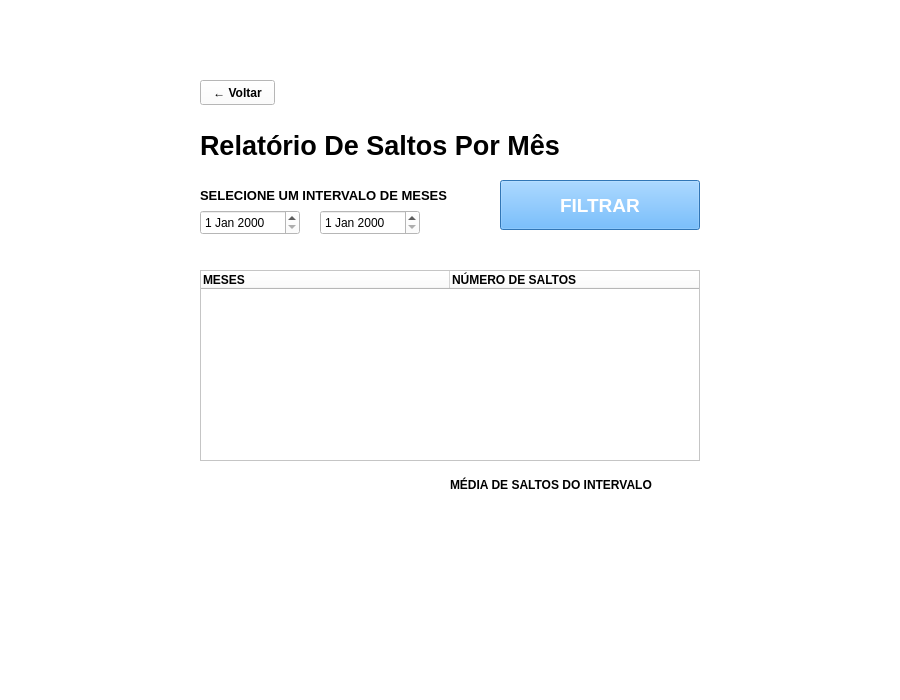
<?xml version="1.0" encoding="UTF-8"?>
<ui version="4.0">
 <class>report</class>
 <widget class="QMainWindow" name="report">
  <property name="geometry">
   <rect>
    <x>0</x>
    <y>0</y>
    <width>900</width>
    <height>700</height>
   </rect>
  </property>
  <property name="windowTitle">
   <string>Relatório De Saltos</string>
  </property>
  <property name="styleSheet">
   <string notr="true">background-color: rgb(255, 255, 255);</string>
  </property>
  <widget class="QWidget" name="centralwidget">
   <widget class="QPushButton" name="backButton">
    <property name="geometry">
     <rect>
      <x>200</x>
      <y>80</y>
      <width>75</width>
      <height>25</height>
     </rect>
    </property>
    <property name="minimumSize">
     <size>
      <width>75</width>
      <height>25</height>
     </size>
    </property>
    <property name="maximumSize">
     <size>
      <width>75</width>
      <height>25</height>
     </size>
    </property>
    <property name="font">
     <font>
      <weight>75</weight>
      <bold>true</bold>
     </font>
    </property>
    <property name="text">
     <string>← Voltar</string>
    </property>
   </widget>
   <widget class="QLabel" name="subtitle">
    <property name="geometry">
     <rect>
      <x>200</x>
      <y>120</y>
      <width>400</width>
      <height>50</height>
     </rect>
    </property>
    <property name="minimumSize">
     <size>
      <width>400</width>
      <height>50</height>
     </size>
    </property>
    <property name="maximumSize">
     <size>
      <width>400</width>
      <height>50</height>
     </size>
    </property>
    <property name="font">
     <font>
      <pointsize>20</pointsize>
      <weight>75</weight>
      <bold>true</bold>
     </font>
    </property>
    <property name="text">
     <string>Relatório De Saltos Por Mês</string>
    </property>
    <property name="alignment">
     <set>Qt::AlignLeading|Qt::AlignLeft|Qt::AlignVCenter</set>
    </property>
   </widget>
   <widget class="QPushButton" name="filterButton">
    <property name="geometry">
     <rect>
      <x>500</x>
      <y>180</y>
      <width>200</width>
      <height>50</height>
     </rect>
    </property>
    <property name="minimumSize">
     <size>
      <width>200</width>
      <height>50</height>
     </size>
    </property>
    <property name="maximumSize">
     <size>
      <width>200</width>
      <height>50</height>
     </size>
    </property>
    <property name="font">
     <font>
      <pointsize>14</pointsize>
      <weight>75</weight>
      <bold>true</bold>
     </font>
    </property>
    <property name="styleSheet">
     <string notr="true">color: rgb(255, 255, 255);
background-color: rgb(68, 165, 255)</string>
    </property>
    <property name="text">
     <string>FILTRAR</string>
    </property>
   </widget>
   <widget class="QDateEdit" name="firstDate">
    <property name="geometry">
     <rect>
      <x>200</x>
      <y>210</y>
      <width>100</width>
      <height>25</height>
     </rect>
    </property>
    <property name="minimumSize">
     <size>
      <width>100</width>
      <height>25</height>
     </size>
    </property>
    <property name="maximumSize">
     <size>
      <width>100</width>
      <height>25</height>
     </size>
    </property>
   </widget>
   <widget class="QDateEdit" name="lastDate">
    <property name="geometry">
     <rect>
      <x>320</x>
      <y>210</y>
      <width>100</width>
      <height>25</height>
     </rect>
    </property>
    <property name="minimumSize">
     <size>
      <width>100</width>
      <height>25</height>
     </size>
    </property>
    <property name="maximumSize">
     <size>
      <width>100</width>
      <height>25</height>
     </size>
    </property>
   </widget>
   <widget class="QLabel" name="label">
    <property name="geometry">
     <rect>
      <x>200</x>
      <y>180</y>
      <width>300</width>
      <height>30</height>
     </rect>
    </property>
    <property name="minimumSize">
     <size>
      <width>300</width>
      <height>30</height>
     </size>
    </property>
    <property name="maximumSize">
     <size>
      <width>300</width>
      <height>30</height>
     </size>
    </property>
    <property name="font">
     <font>
      <pointsize>10</pointsize>
      <weight>75</weight>
      <bold>true</bold>
     </font>
    </property>
    <property name="text">
     <string>SELECIONE UM INTERVALO DE MESES</string>
    </property>
   </widget>
   <widget class="QTableWidget" name="monthTable">
    <property name="geometry">
     <rect>
      <x>200</x>
      <y>270</y>
      <width>500</width>
      <height>191</height>
     </rect>
    </property>
    <property name="minimumSize">
     <size>
      <width>500</width>
      <height>0</height>
     </size>
    </property>
    <property name="maximumSize">
     <size>
      <width>500</width>
      <height>16777215</height>
     </size>
    </property>
    <property name="columnCount">
     <number>2</number>
    </property>
    <attribute name="horizontalHeaderDefaultSectionSize">
     <number>249</number>
    </attribute>
    <attribute name="horizontalHeaderMinimumSectionSize">
     <number>40</number>
    </attribute>
    <column>
     <property name="text">
      <string>MESES</string>
     </property>
     <property name="font">
      <font>
       <weight>75</weight>
       <bold>true</bold>
      </font>
     </property>
     <property name="textAlignment">
      <set>AlignLeading|AlignVCenter</set>
     </property>
    </column>
    <column>
     <property name="text">
      <string>NÚMERO DE SALTOS</string>
     </property>
     <property name="font">
      <font>
       <weight>75</weight>
       <bold>true</bold>
      </font>
     </property>
     <property name="textAlignment">
      <set>AlignLeading|AlignVCenter</set>
     </property>
    </column>
   </widget>
   <widget class="QLabel" name="averageLabel">
    <property name="geometry">
     <rect>
      <x>450</x>
      <y>470</y>
      <width>250</width>
      <height>30</height>
     </rect>
    </property>
    <property name="minimumSize">
     <size>
      <width>250</width>
      <height>30</height>
     </size>
    </property>
    <property name="maximumSize">
     <size>
      <width>250</width>
      <height>30</height>
     </size>
    </property>
    <property name="font">
     <font>
      <pointsize>9</pointsize>
      <weight>75</weight>
      <bold>true</bold>
     </font>
    </property>
    <property name="text">
     <string>MÉDIA DE SALTOS DO INTERVALO</string>
    </property>
   </widget>
   <widget class="QLabel" name="averageCountLabel">
    <property name="geometry">
     <rect>
      <x>450</x>
      <y>500</y>
      <width>250</width>
      <height>30</height>
     </rect>
    </property>
    <property name="minimumSize">
     <size>
      <width>250</width>
      <height>30</height>
     </size>
    </property>
    <property name="maximumSize">
     <size>
      <width>250</width>
      <height>30</height>
     </size>
    </property>
    <property name="font">
     <font>
      <pointsize>9</pointsize>
      <weight>50</weight>
      <bold>false</bold>
     </font>
    </property>
    <property name="text">
     <string/>
    </property>
   </widget>
  </widget>
 </widget>
 <resources/>
 <connections/>
</ui>
